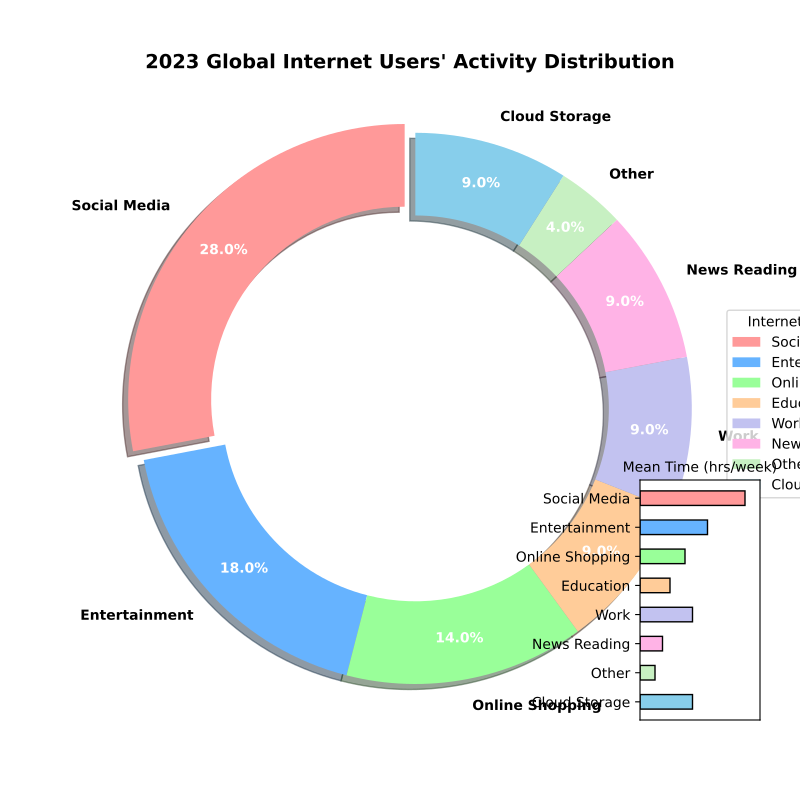

Recreate this plot in Python.
import matplotlib.pyplot as plt

activities = ['Social Media', 'Entertainment', 'Online Shopping', 'Education', 'Work', 'News Reading', 'Other', 'Cloud Storage']
percentages = [28, 18, 14, 9, 9, 9, 4, 9]
colors = ['#ff9999','#66b3ff','#99ff99','#ffcc99','#c2c2f0','#ffb3e6', '#c7f0c2', '#87ceeb']
explode = (0.05, 0, 0, 0, 0, 0, 0, 0)

fig, ax = plt.subplots(figsize=(8, 8))
wedges, texts, autotexts = ax.pie(
    percentages, 
    colors=colors, 
    explode=explode, 
    labels=activities, 
    autopct='%1.1f%%', 
    startangle=90, 
    pctdistance=0.85,
    wedgeprops=dict(width=0.3),  # Create a hole by adjusting the width
    shadow=True
)

plt.setp(autotexts, size=10, weight="bold", color='white')
plt.setp(texts, size=10, weight='bold')
ax.legend(wedges, activities, title="Internet Activities", loc="center left", bbox_to_anchor=(1, 0, 0.5, 1))
ax.set_title("2023 Global Internet Users' Activity Distribution", fontsize=14, weight='bold', pad=20)

# Secondary subplot
mean_hours = [7.0, 4.5, 3.0, 2.0, 3.5, 1.5, 1.0, 3.5]
ax2 = fig.add_axes([0.8, 0.1, 0.15, 0.3])
ax2.barh(activities, mean_hours, color=colors, edgecolor='black', height=0.5)
ax2.set_title('Mean Time (hrs/week)', fontsize=10)
ax2.set_xlim(0, max(mean_hours) + 1)
ax2.invert_yaxis()
ax2.set_xticks([])

ax.axis('equal')

plt.show()
